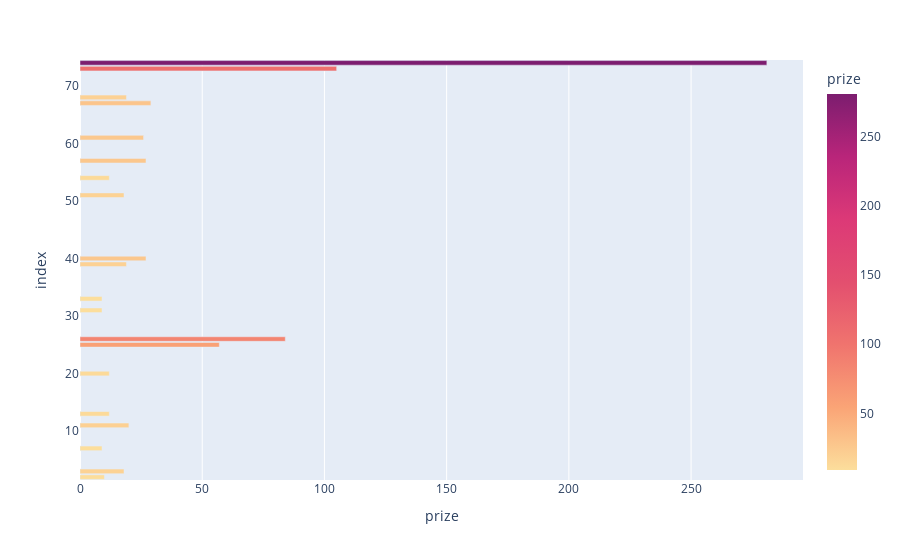

Here is the notebook cell this chart was saved with:
### Code cell
fig = px.bar(top20_countries, x=top20_countries['prize'], y=top20_countries.index, orientation='h', color=top20_countries.prize, color_continuous_scale='sunsetdark',)
fig.show()

### Figure 1 — Plotly figure (JSON) as saved in the notebook; plotly's stock layout.template omitted (floating-point values rounded to 4 significant figures)
{"data": [{"hovertemplate": "prize=%{marker.color}<br>index=%{y}<extra></extra>", "legendgroup": "", "marker": {"color": [9, 9, 9, 10, 12, 12, 12, 18, 18, 19, 19, 20, 26, 27, 27, 29, 57, 84, 105, 281], "coloraxis": "coloraxis", "pattern": {"shape": ""}}, "name": "", "orientation": "h", "showlegend": false, "textposition": "auto", "type": "bar", "x": [9, 9, 9, 10, 12, 12, 12, 18, 18, 19, 19, 20, 26, 27, 27, 29, 57, 84, 105, 281], "xaxis": "x", "y": [7, 31, 33, 2, 20, 54, 13, 51, 3, 39, 68, 11, 61, 40, 57, 67, 25, 26, 73, 74], "yaxis": "y"}], "layout": {"barmode": "relative", "coloraxis": {"colorbar": {"title": {"text": "prize"}}, "colorscale": [[0, "rgb(252, 222, 156)"], [0.1667, "rgb(250, 164, 118)"], [0.3333, "rgb(240, 116, 110)"], [0.5, "rgb(227, 79, 111)"], [0.6667, "rgb(220, 57, 119)"], [0.8333, "rgb(185, 37, 122)"], [1, "rgb(124, 29, 111)"]]}, "legend": {"tracegroupgap": 0}, "margin": {"t": 60}, "xaxis": {"anchor": "y", "domain": [0, 1], "title": {"text": "prize"}}, "yaxis": {"anchor": "x", "domain": [0, 1], "title": {"text": "index"}}}}
